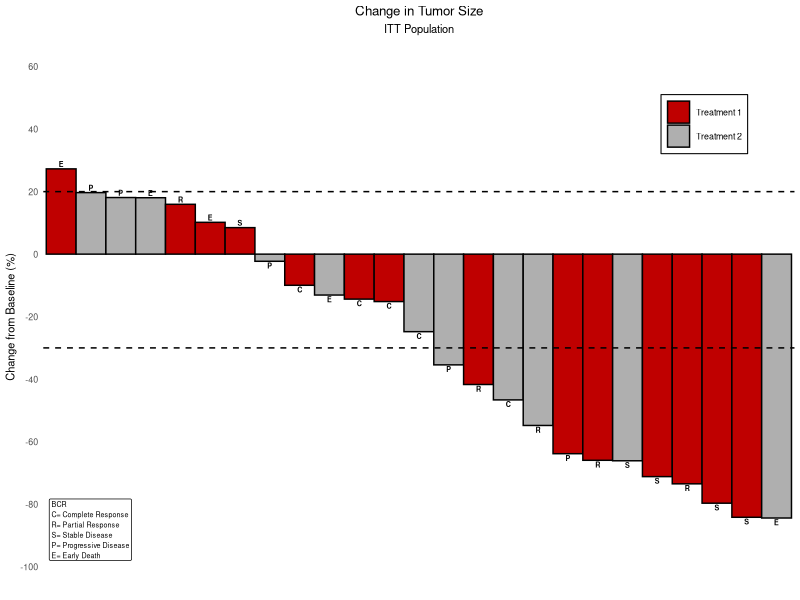
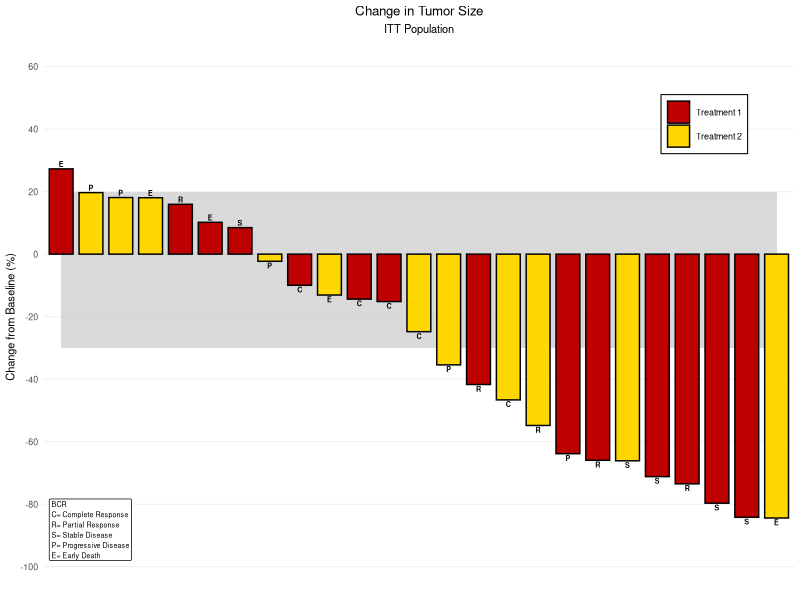

Reproduce these figures in R, in order.
suppressPackageStartupMessages({
  library(dplyr)
  library(ggplot2)
})

out <- Sys.getenv("OUT_DIR")
if (out == "") out <- "."
dir.create(out, showWarnings = FALSE, recursive = TRUE)

# ---- SAS RANUNI emulation: seed = (397204094 * seed) mod (2^31 - 1) ----
ranuni_env <- new.env()
ranuni_env$seed <- NA_real_
m_mod <- 2147483647
mulmod <- function(a, s, m) {
  a_hi <- floor(a / 65536); a_lo <- a %% 65536
  t1 <- ((a_hi * s) %% m) * 65536 %% m
  t2 <- (a_lo * s) %% m
  (t1 + t2) %% m
}
ranuni <- function(seed) {
  if (is.na(ranuni_env$seed)) ranuni_env$seed <- seed
  ranuni_env$seed <- mulmod(397204094, ranuni_env$seed, m_mod)
  ranuni_env$seed / m_mod
}

# ---- DATA TumorSize ----
rows <- vector("list", 25)
for (id in 1:25) {
  cid <- sprintf("%2d", id)
  change <- 30 - 120 * ranuni(2)
  grp <- if (floor(ranuni(2) + 0.5) != 0) "Treatment 1" else "Treatment 2"
  lab <- c("E", "C", "R", "S", "P")[(id %% 5) + 1]
  rows[[id]] <- data.frame(Cid = cid, Change = change, Id = id,
                           Group = grp, Label = lab, stringsAsFactors = FALSE)
}
TumorSize <- bind_rows(rows)
write.csv(TumorSize, file.path(out, "tumorsize.csv"), row.names = FALSE, na = "")

# ---- PROC PRINT (obs=5) ----
best12 <- function(x) {
  sapply(x, function(v) {
    if (is.na(v)) return(".")
    if (v == round(v)) return(as.character(v))
    intd <- nchar(as.character(floor(abs(v))))
    dec <- 12 - intd - 1 - (v < 0)
    s <- sprintf("%.*f", max(dec, 0), v)
    s <- sub("0+$", "", s); s <- sub("\\.$", "", s)
    s
  })
}
pr <- TumorSize[1:5, ]
pr_out <- data.frame(Obs = 1:5, Cid = pr$Cid, Change = best12(pr$Change),
                     Id = pr$Id, Group = pr$Group, Label = pr$Label,
                     stringsAsFactors = FALSE)
write.csv(pr_out, file.path(out, "P100.csv"), row.names = FALSE, na = "")
write.csv(pr_out, file.path(out, "sashtml.csv"), row.names = FALSE, na = "")
txt <- capture.output(print(pr_out, row.names = FALSE, right = TRUE))
writeLines(c("The SAS System", "", txt), file.path(out, "P100.txt"))
writeLines(c("The SAS System", "", txt), file.path(out, "sashtml.txt"))

legend_txt <- "BCR\nC= Complete Response\nR= Partial Response\nS= Stable Disease\nP= Progressive Disease\nE= Early Death"

# ---- Figure 1: TumorSize_SG_V94 (categoryorder=respdesc) ----
pd1 <- TumorSize %>% arrange(desc(Change))
pd1$Cid <- factor(pd1$Cid, levels = pd1$Cid)
write.csv(pd1 %>% mutate(Cid = as.character(Cid)),
          file.path(out, "tumorsize_sg_v94.csv"), row.names = FALSE, na = "")
p1 <- ggplot(pd1, aes(x = Cid, y = Change, fill = Group)) +
  geom_col(colour = "black", width = 1) +
  geom_text(aes(label = Label, vjust = ifelse(Change >= 0, -0.3, 1.2)),
            size = 1.8, fontface = "bold") +
  geom_hline(yintercept = c(20, -30), linetype = "dashed") +
  scale_fill_manual(values = c("Treatment 1" = "#bf0000", "Treatment 2" = "#afafaf"), name = NULL) +
  scale_y_continuous(breaks = seq(-100, 60, 20), limits = c(-100, 60)) +
  annotate("label", x = 0.6, y = -98, label = legend_txt, hjust = 0, vjust = 0, size = 1.8) +
  labs(title = "Change in Tumor Size", subtitle = "ITT Population",
       x = NULL, y = "Change from Baseline (%)") +
  theme_minimal(base_size = 8) +
  theme(axis.text.x = element_blank(), panel.grid = element_blank(),
        legend.position = c(0.88, 0.85),
        legend.background = element_rect(colour = "black", fill = "white"),
        plot.title = element_text(hjust = 0.5), plot.subtitle = element_text(hjust = 0.5))
ggsave(file.path(out, "tumorsize_sg_v94.png"), p1, width = 5, height = 3, dpi = 300)

# ---- PROC SORT descending change ----
TumorSizeDesc <- TumorSize[order(-TumorSize$Change), ]
write.csv(TumorSizeDesc, file.path(out, "tumorsizedesc.csv"), row.names = FALSE, na = "")

# ---- Figure 2: TumorSize_Band_SG_V94 ----
pd2 <- TumorSizeDesc
pd2$Cid <- factor(pd2$Cid, levels = unique(pd2$Cid))
write.csv(pd2 %>% mutate(Cid = as.character(Cid), Upper = 20, Lower = -30),
          file.path(out, "tumorsize_band_sg_v94.csv"), row.names = FALSE, na = "")
p2 <- ggplot(pd2, aes(x = Cid, y = Change)) +
  annotate("rect", xmin = 1, xmax = nrow(pd2), ymin = -30, ymax = 20,
           fill = "grey70", alpha = 0.5) +
  geom_col(aes(fill = Group), colour = "black", width = 0.8) +
  geom_text(aes(label = Label, vjust = ifelse(Change >= 0, -0.3, 1.2)),
            size = 1.8, fontface = "bold") +
  scale_fill_manual(values = c("Treatment 1" = "#bf0000", "Treatment 2" = "gold"), name = NULL) +
  scale_y_continuous(breaks = seq(-100, 60, 20), limits = c(-100, 60)) +
  annotate("label", x = 0.6, y = -98, label = legend_txt, hjust = 0, vjust = 0, size = 1.8) +
  labs(title = "Change in Tumor Size", subtitle = "ITT Population",
       x = NULL, y = "Change from Baseline (%)") +
  theme_minimal(base_size = 8) +
  theme(axis.text.x = element_blank(), panel.grid.major.x = element_blank(),
        panel.grid.minor = element_blank(),
        panel.grid.major.y = element_line(colour = "#f0f0f0"),
        legend.position = c(0.88, 0.85),
        legend.background = element_rect(colour = "black", fill = "white"),
        plot.title = element_text(hjust = 0.5), plot.subtitle = element_text(hjust = 0.5))
ggsave(file.path(out, "tumorsize_band_sg_v94.png"), p2, width = 5, height = 3, dpi = 300)

message("P100 done")
